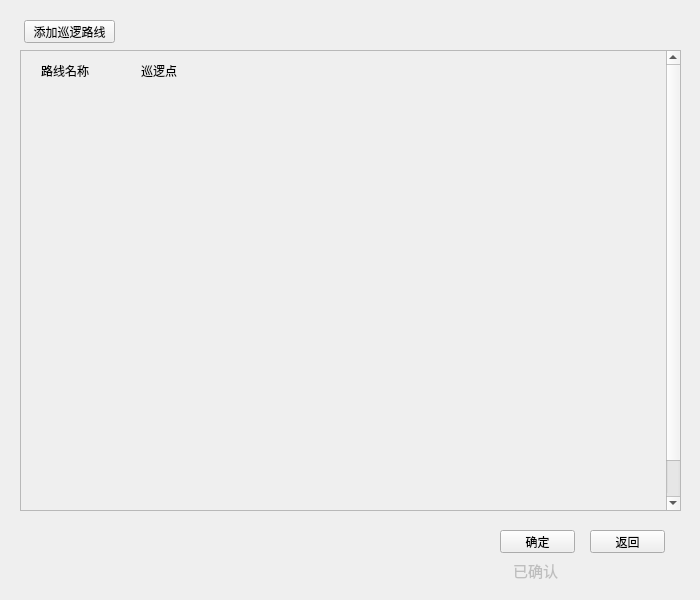
<?xml version="1.0" encoding="UTF-8"?>
<ui version="4.0">
 <class>xunluoluxian</class>
 <widget class="QWidget" name="xunluoluxian">
  <property name="geometry">
   <rect>
    <x>0</x>
    <y>0</y>
    <width>700</width>
    <height>600</height>
   </rect>
  </property>
  <property name="windowTitle">
   <string>巡逻路线</string>
  </property>
  <widget class="QPushButton" name="add_xllx">
   <property name="geometry">
    <rect>
     <x>24</x>
     <y>20</y>
     <width>91</width>
     <height>23</height>
    </rect>
   </property>
   <property name="text">
    <string>添加巡逻路线</string>
   </property>
  </widget>
  <widget class="QScrollArea" name="scrollArea">
   <property name="geometry">
    <rect>
     <x>20</x>
     <y>50</y>
     <width>661</width>
     <height>461</height>
    </rect>
   </property>
   <property name="verticalScrollBarPolicy">
    <enum>Qt::ScrollBarAsNeeded</enum>
   </property>
   <property name="sizeAdjustPolicy">
    <enum>QAbstractScrollArea::AdjustIgnored</enum>
   </property>
   <property name="widgetResizable">
    <bool>false</bool>
   </property>
   <widget class="QWidget" name="scrollAreaWidgetContents">
    <property name="geometry">
     <rect>
      <x>0</x>
      <y>0</y>
      <width>460</width>
      <height>500</height>
     </rect>
    </property>
    <property name="sizePolicy">
     <sizepolicy hsizetype="Preferred" vsizetype="Preferred">
      <horstretch>0</horstretch>
      <verstretch>0</verstretch>
     </sizepolicy>
    </property>
    <widget class="QLabel" name="label">
     <property name="geometry">
      <rect>
       <x>20</x>
       <y>10</y>
       <width>80</width>
       <height>20</height>
      </rect>
     </property>
     <property name="text">
      <string>路线名称</string>
     </property>
    </widget>
    <widget class="QLabel" name="label_2">
     <property name="geometry">
      <rect>
       <x>120</x>
       <y>10</y>
       <width>320</width>
       <height>20</height>
      </rect>
     </property>
     <property name="text">
      <string>巡逻点</string>
     </property>
    </widget>
   </widget>
  </widget>
  <widget class="QPushButton" name="ok_addxllx">
   <property name="geometry">
    <rect>
     <x>500</x>
     <y>530</y>
     <width>75</width>
     <height>23</height>
    </rect>
   </property>
   <property name="text">
    <string>确定</string>
   </property>
  </widget>
  <widget class="QPushButton" name="re_addxllx">
   <property name="geometry">
    <rect>
     <x>590</x>
     <y>530</y>
     <width>75</width>
     <height>23</height>
    </rect>
   </property>
   <property name="text">
    <string>返回</string>
   </property>
  </widget>
  <widget class="QLabel" name="yiqueren">
   <property name="enabled">
    <bool>false</bool>
   </property>
   <property name="geometry">
    <rect>
     <x>510</x>
     <y>560</y>
     <width>51</width>
     <height>21</height>
    </rect>
   </property>
   <property name="font">
    <font>
     <pointsize>11</pointsize>
    </font>
   </property>
   <property name="text">
    <string>已确认</string>
   </property>
   <property name="alignment">
    <set>Qt::AlignCenter</set>
   </property>
  </widget>
 </widget>
 <resources/>
 <connections/>
</ui>
